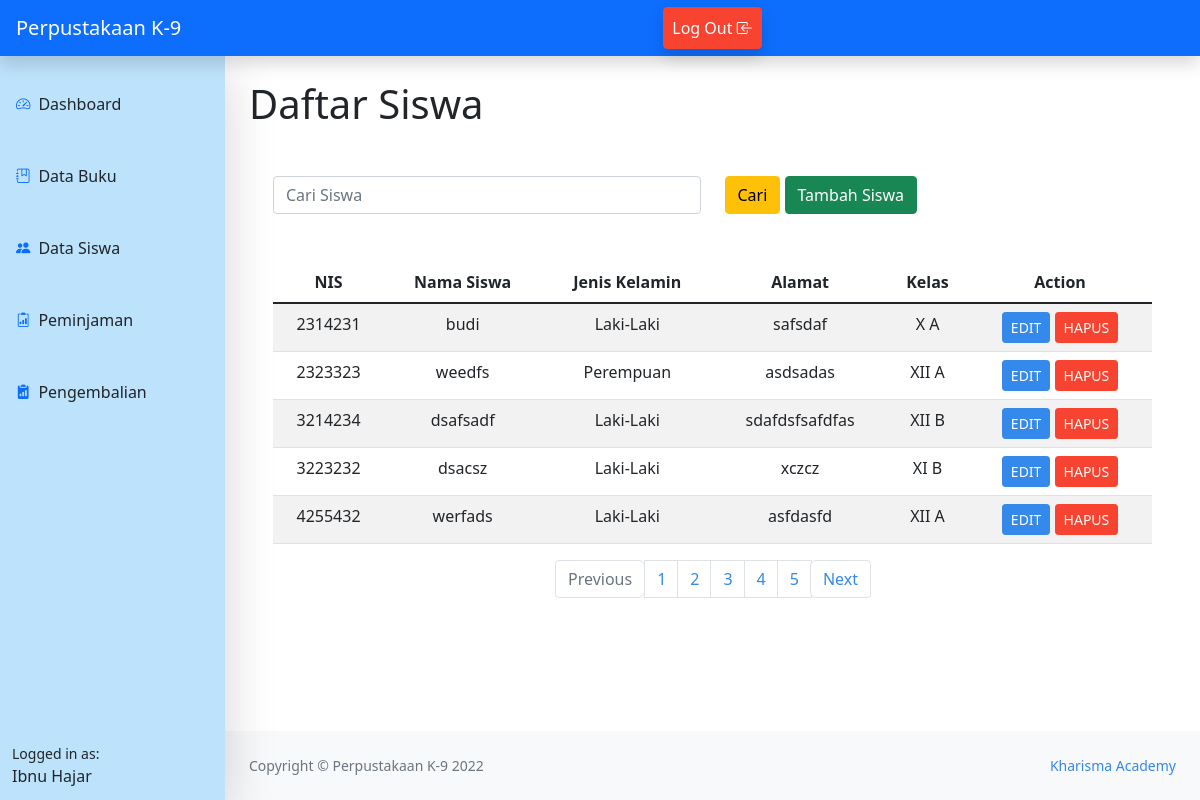
Screenshot of /data_siswa.php (signed in) with the database file from the repository.
### tables this page shows
CREATE TABLE `petugas` (
  `nip` int(11) NOT NULL,
  `username` varchar(100) NOT NULL,
  `nama` char(100) DEFAULT NULL,
  `jenis_kelamin` enum('L','P') DEFAULT NULL,
  `alamat` varchar(100) DEFAULT NULL,
  `password` varchar(100) NOT NULL
);

CREATE TABLE `siswa` (
  `nis` int(11) NOT NULL,
  `nama` char(100) DEFAULT NULL,
  `jenis_kelamin` enum('L','P') DEFAULT NULL,
  `alamat` varchar(50) DEFAULT NULL,
  `id_kelas` int(11) DEFAULT NULL
);

CREATE TABLE `kelas` (
  `id_kelas` int(11) NOT NULL,
  `nama_kelas` varchar(200) DEFAULT NULL
);

### data_siswa.php (the view, shortened to what this page needs)
<?php
include ('config.php');
include ('home_admin.php');
?>
<main class="mb-5">
    <div class="container-fluid px-4">
    <h1 class="mt-4">Daftar Siswa</h1>
                    <div class="container mt-5">
                    <form action=" " method="POST">
                    <div class="row">
                    <div class="col">
                        <input type="text" class="form-control" name ="ketik" placeholder="Cari Siswa" >
                    </div>
                    <div class="col">
                    <button id="search" type="submit" name="cari" class="btn btn-warning">Cari</button>
                    <a href="add_siswa.php" class="btn btn-success">Tambah Siswa</a>
                    </div>
                    </div>
                    </form>
                    <form action="" enctype="multipart/form-data">
                    <table class="table table-striped table-hover mt-5">
                    <thead class="text-center">
                        <tr>
                            <th scope="col">NIS</th>
                            <th scope="col">Nama Siswa</th>
                            <th scope="col">Jenis Kelamin</th>
                            <th scope="col">Alamat</th>
                            <th scope="col">Kelas</th>
                            <th scope="col">Action</th>
                        </tr>
                    </thead>
                    <tbody>
                    <?php
                        $batas=5;
                        $halaman = isset($_GET['halaman'])?(int)$_GET['halaman'] : 1;
				        $previous = $halaman - 1;
				        $next = $halaman + 1;
                        $ambil = mysqli_query($db,"SELECT siswa.nis,siswa.nama,siswa.jenis_kelamin,siswa.alamat,kelas.nama_kelas from siswa inner join kelas on siswa.id_kelas=kelas.id_kelas");
                        $jumlah_data = mysqli_num_rows($ambil);
				        $total_halaman = ceil($jumlah_data / $batas);
                        $halaman = isset($_GET['halaman'])?(int)$_GET['halaman'] : 1;
                        $awal_halaman=($batas*$halaman)-$batas;
                        $ambil = mysqli_query($db,"SELECT siswa.nis,siswa.nama,siswa.jenis_kelamin,siswa.alamat,kelas.nama_kelas from siswa inner join kelas on siswa.id_kelas=kelas.id_kelas limit $awal_halaman, $batas");
                        while ($data = mysqli_fetch_array($ambil)) {
                    ?>
                        <tr class="text-center">
                            <td><?= $data['nis']?></td>
                            <td><?= $data['nama']?></td>
                            <td>
                                <?php
                                    if($data['jenis_kelamin']=='L'){
                                        echo 'Laki-Laki';
                                    }else{
                                        echo "Perempuan";
                                    }
                                ?>
                            </td>
                            <td><?= $data['alamat']?></td>
                            <td><?= $data['nama_kelas']?></td>
                            <td >
                                <a href="edit_siswa.php?id=<?php echo $data['nis'] ?>" class="btn btn-sm btn-primary">EDIT</a>
                                <a href="delete_siswa.php?id=<?php echo $data['nis'] ?>" class="btn btn-sm btn-danger">HAPUS</a>
                            </td>
                        </tr>
                        <?php
                        }?>
                    </tbody>
                    </table>
                    </form>
                    <nav aria-label="Page navigation example">
  <ul class="pagination justify-content-center">
    <li class="page-item disabled">
      <a class="page-link" <?php if($halaman > 1){ echo "href='?halaman=$previous'"; } ?>>Previous</a>
    </li>
    <?php
	for($x=1;$x<=$total_halaman;$x++){
	?>
    <li class="page-item"><a class="page-link" href="?halaman=<?php echo $x ?>"><?php echo $x; ?></a></li>
    <?php
	}
	   ?>
    <li class="page-item">
      <a class="page-link" <?php if($halaman < $total_halaman) { echo "href='?halaman=$next'"; } ?> >Next</a>
    </li>
  </ul>
</nav>
    </div>
</main>
<?php include "footer.php"; ?>

### home_admin.php (shortened to what this page needs)
<?php
include ('config.php');
$id = $_SESSION['id'];
$sql = mysqli_query($db,"SELECT * FROM petugas WHERE nip = $id");
$name = mysqli_fetch_assoc($sql);
?>
<!DOCTYPE html>
<html lang="en">
<head>
    <link rel="stylesheet" href="../css/bootstrap.rtl.css">
    <link rel="stylesheet" href="bootstrap/css/bootstrap.min.css">
    <link rel="stylesheet" href="https://cdn.jsdelivr.net/npm/bootstrap-icons@1.9.1/font/bootstrap-icons.css">
    <link rel="stylesheet" href="style1.css">
</head>
<body>
        <nav class="sb-topnav navbar navbar-expand navbar-dark bg-primary shadow">
            <a class="navbar-brand ps-3" href="index.html">Perpustakaan K-9</a>
            <ul class="navbar-nav ms-auto pe-5">
                <li class="nav-item ms-auto">
                    <a class="btn btn-danger shadow text-white nav-link" id="navbarDropdown" href="logout.php">Log Out <span class="bi-box-arrow-in-left"></span></a>
                </li>
            </ul>
        </nav>
        <div id="layoutSidenav">
            <div id="layoutSidenav_nav">
                <nav class="sb-sidenav accordion sb-sidenav-light shadow-lg"  style="background-color: #bde2fc;" id="sidenavAccordion">
                    <div class="sb-sidenav-menu">
                        <div class="nav">
                            <a class="nav-link my-4" href="dashboard.php">
                                <div class="sb-nav-link-icon"><span class="text-primary bi-speedometer2"></span></div>
                                Dashboard
                            </a>
                            <a class="nav-link mb-4 " href="data_buku.php" >
                                <div class="sb-nav-link-icon"><span class="text-primary bi-journal-bookmark"></span></div>
                                Data Buku
                            </a>
                            <a class="nav-link mb-4 " href="data_siswa.php" >
                                <div class="sb-nav-link-icon"><span class="text-primary bi-people-fill"></span></div>
                                Data Siswa
                            </a>
                            <a class="nav-link mb-4 " href="peminjaman.php" >
                                <div class="sb-nav-link-icon"><span class="text-primary bi bi-clipboard2-data"></span></div>
                                Peminjaman
                            </a>
                            <a class="nav-link mb-4 " href="pengembalian.php" >
                                <div class="sb-nav-link-icon"><span class="text-primary bi bi-clipboard2-data-fill"></span></div>
                                Pengembalian
                            </a>
                        </div>
                    </div>
                    <div class="sb-sidenav-footer" style="background-color: #bde2fc;">
                        <div class="small">Logged in as:</div>
                        <?= ucwords( $name['nama']);?>
                    </div>
                </nav>
            </div>
            <div id="layoutSidenav_content">
</body>
</html>

### rows the page displays
petugas: nama "Ibnu Hajar"
siswa: nis "2314231", nama "budi", jenis_kelamin "Laki-Laki", alamat "safsdaf", id_kelas.nama_kelas "X A"
siswa: nis "2323323", nama "weedfs", jenis_kelamin "Perempuan", alamat "asdsadas", id_kelas.nama_kelas "XII A"
siswa: nis "3214234", nama "dsafsadf", jenis_kelamin "Laki-Laki", alamat "sdafdsfsafdfas", id_kelas.nama_kelas "XII B"
siswa: nis "3223232", nama "dsacsz", jenis_kelamin "Laki-Laki", alamat "xczcz", id_kelas.nama_kelas "XI B"
siswa: nis "4255432", nama "werfads", jenis_kelamin "Laki-Laki", alamat "asfdasfd", id_kelas.nama_kelas "XII A"
